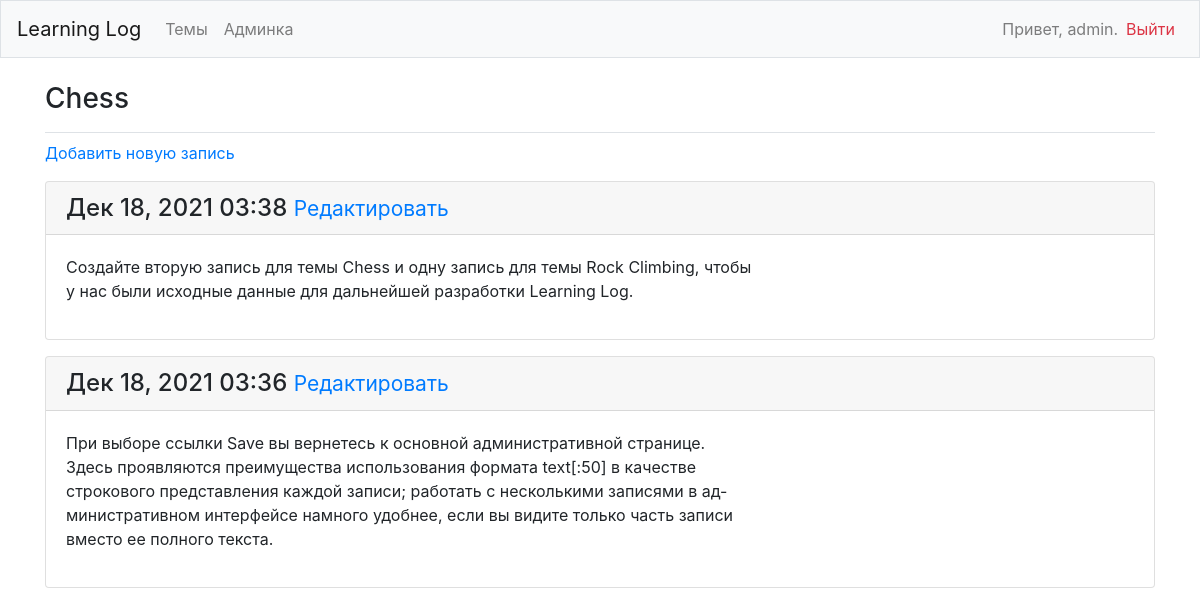
/topics/1/ (signed in), run on the app's committed database.
### learning_logs/models.py (models this page shows, shortened)
class Topic(models.Model):
    text = models.CharField(max_length=200)
    date_added = models.DateTimeField(auto_now_add=True)
    owner = models.ForeignKey(User, on_delete=models.CASCADE)
    def __str__(self):
        return self.text

class Entry(models.Model):
    topic = models.ForeignKey(Topic, on_delete=models.CASCADE)
    text = models.TextField()
    date_added = models.DateTimeField(auto_now_add=True)
    class Meta:
        verbose_name_plural = 'entries'

### learning_logs/views.py (the view)
# urls.py: path('topics/<int:topic_id>/', views.topic, name='topic'),
@login_required
def topic(request, topic_id):
    topic = Topic.objects.get(id=topic_id)
    if topic.owner != request.user:
        raise Http404
    entries = topic.entry_set.order_by('-date_added')
    context = {'topic': topic, 'entries': entries}
    return render(request, 'learning_logs/topic.html', context)

### learning_logs/templates/learning_logs/topic.html
{% extends 'learning_logs/base.html' %}
{% block page_header %}
    <h3>{{ topic }}</h3>
{% endblock page_header %}
{% block content %}
    <p>
        <a href="{% url 'learning_logs:new_entry' topic.id %}">
            Добавить новую запись</a>
    </p>
    {% for entry in entries %}
        <div class="card mb-3">
            <h4 class="card-header">
                {{ entry.date_added|date:'M d, Y H:i' }}
                <small><a href="{% url 'learning_logs:edit_entry' entry.id %}">
                    Редактировать</a></small>
            </h4>
            <div class="card-body">
                {{ entry.text|linebreaks }}
            </div>
        </div>
    {% empty %}
        <p>В этой теме пока нет записей</p>
    {% endfor %}
{% endblock content %}

### learning_logs/templates/learning_logs/base.html (shortened to what this page needs)
{% load bootstrap4 %}
<!doctype html>
<html lang="ru">
    <head>
        {% bootstrap_css %}
    </head>
    <body>
        <nav class="navbar navbar-expand-md navbar-light bg-light mb-4 border">
            <a class="navbar-brand" href="{% url 'learning_logs:index'%}">Learning Log</a>
            <div class="collapse navbar-collapse" id="navbarCollapse">
                <ul class="navbar-nav mr-auto">
                    <li class="nav-item">
                        <a class="nav-link" href="{% url 'learning_logs:topics'%}">Темы</a></li>
                    <li class="nav-item">
                        <a class="nav-link" href="{% url 'admin:index'%}">Админка</a></li>
                </ul>
                <ul class="navbar-nav ml-auto">
                    {% if user.is_authenticated %}
                        <li class="nav-item">
                            <span class="navbar-text">Привет, {{ user.username }}.</span>
                        </li>
                        <li class="nav-item">
                            <a class="nav-link text-danger" href="{% url 'users:logout' %}">Выйти</a>
                        </li>
                    {% else %}
                        <li class="nav-item">
                            <a class="nav-link" href="{% url 'users:register' %}">Регистрация</a>
                        </li>
                        <li class="nav-item">
                            <a class="nav-link" href="{% url 'users:login' %}">Войти</a></li>
                    {% endif %}
                </ul>
            </div>
        </nav>
        <main role="main" class="container">
            <div class="pb-2 mb-2 border-bottom">
                {% block page_header %}{% endblock page_header %}
            </div>
            <div>
                {% block content %}{% endblock content %}
            </div>
        </main>
    </body>
</html>

### data on the page
Topic: text "Chess"
Entry: date_added "Дек 18, 2021 03:38", text "Создайте вторую запись для темы Chess и одну запись для темы Rock Climbing, чтобы у нас были исходные данные для дальнейшей разработки Learning Log."
Entry: date_added "Дек 18, 2021 03:36", text "При выборе ссылки Save вы вернетесь к основной административной странице. Здесь проявляются преимущества использования формата text[:50] в качестве строкового представления каждой записи; работать с несколькими записями в ад- министративном интерфейсе намного удобнее, если вы видите только часть записи вместо ее полного текста."

### other printed values
{{ user.username }} "admin"
